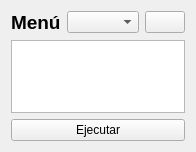
          <widget class="QWidget" name="Resumen">
           <property name="geometry">
            <rect>
             <x>0</x>
             <y>0</y>
             <width>181</width>
             <height>152</height>
            </rect>
           </property>
           <attribute name="icon">
            <iconset>
             <normaloff>icon/astract.png</normaloff>icon/astract.png</iconset>
           </attribute>
           <attribute name="label">
            <string>Resumen</string>
           </attribute>
           <layout class="QGridLayout" name="gridLayout_10">
            <item row="0" column="0">
             <layout class="QHBoxLayout" name="horizontalLayout_35">
              <item>
               <widget class="QLabel" name="label_accion">
                <property name="sizePolicy">
                 <sizepolicy hsizetype="Fixed" vsizetype="Preferred">
                  <horstretch>0</horstretch>
                  <verstretch>0</verstretch>
                 </sizepolicy>
                </property>
                <property name="font">
                 <font>
                  <pointsize>14</pointsize>
                  <weight>75</weight>
                  <bold>true</bold>
                 </font>
                </property>
                <property name="text">
                 <string>Menú</string>
                </property>
               </widget>
              </item>
              <item>
               <widget class="QComboBox" name="comboBoxACCION">
                <property name="sizePolicy">
                 <sizepolicy hsizetype="MinimumExpanding" vsizetype="Fixed">
                  <horstretch>0</horstretch>
                  <verstretch>0</verstretch>
                 </sizepolicy>
                </property>
               </widget>
              </item>
              <item>
               <widget class="QPushButton" name="pushButtonMASMENU">
                <property name="icon">
                 <iconset>
                  <normaloff>icon/mas.png</normaloff>icon/mas.png</iconset>
                </property>
               </widget>
              </item>
             </layout>
            </item>
            <item row="1" column="0">
             <widget class="QTextBrowser" name="textBrowserRESUMEN">
              <property name="font">
               <font>
                <family>Arial</family>
                <pointsize>8</pointsize>
               </font>
              </property>
             </widget>
            </item>
            <item row="2" column="0">
             <layout class="QHBoxLayout" name="horizontalLayout_16">
              <item>
               <widget class="QPushButton" name="pushButtonAGREGARMETADATO">
                <property name="toolTip">
                 <string>Agregar los datos definidos en cada items a la capa seleccionada.</string>
                </property>
                <property name="text">
                 <string>Ejecutar</string>
                </property>
               </widget>
              </item>
             </layout>
            </item>
           </layout>
          </widget>
